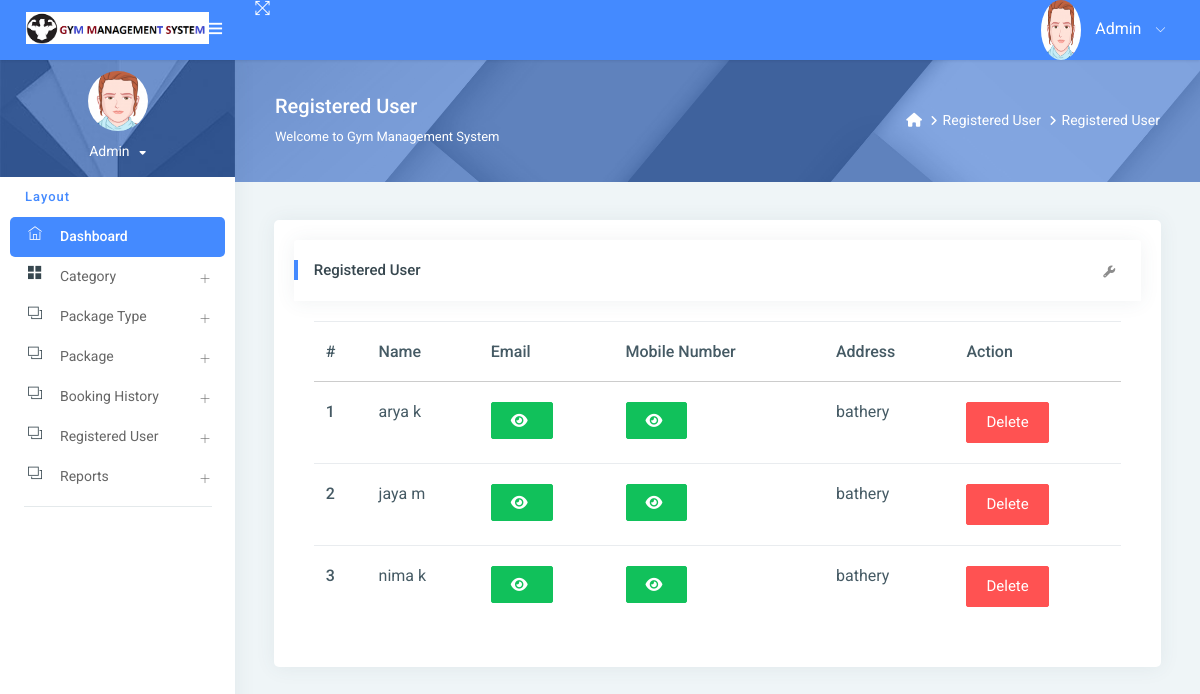
The app's page /reg_user/ (signed in) with its own data.
### gym/models.py (models this page shows, shortened)
class Signup(models.Model):
    user = models.ForeignKey(User, on_delete=models.CASCADE, null=True)
    mobile = models.CharField(max_length=15, null=True)
    state = models.CharField(max_length=150, null=True)
    city = models.CharField(max_length=150, null=True)
    address = models.CharField(max_length=200, null=True)
    creationdate = models.DateTimeField(auto_now_add=True)

### gym/views.py (the view)
# urls.py: path('reg_user/', reg_user, name="reg_user"),
@login_required(login_url='/admin_login/')
def reg_user(request):
    data = Signup.objects.all()
    d = {'data': data}
    return render(request, "admin/reg_user.html", locals())

### gym/templates/admin/reg_user.html (shortened to what this page needs)
{% extends 'admin_base.html' %}
{% load static %}
{% block main %}
<link rel="stylesheet" href="https://cdnjs.cloudflare.com/ajax/libs/font-awesome/6.2.0/css/all.min.css" />
<div class="page-header">
    <div class="page-block">
        <div class="row align-items-center">
            <div class="col-md-8">
                <div class="page-header-title">
                    <h5 class="m-b-10">Registered User</h5>
                    <p class="m-b-0">Welcome to Gym Management System</p>
                </div>
            </div>
            <div class="col-md-4">
                <ul class="breadcrumb-title">
                    <li class="breadcrumb-item">
                        <a href="{% url 'admin_home' %}"> <i class="fa fa-home"></i> </a>
                    </li>
                    <li class="breadcrumb-item"><a href="">Registered User</a>
                    </li>
                    <li class="breadcrumb-item"><a href="">Registered User</a>
                    </li>
                </ul>
            </div>
        </div>
    </div>
</div>
<div class="pcoded-inner-content">
    <div class="main-body">
        <div class="page-wrapper">
            <div class="page-body">
                <div class="row">
                    <div class="col-md-12">
                        <div class="card">
                            <div class="card-block">
                                <div class="card-header">
                                    <h5> Registered User</h5>
                                    <div class="card-header-right">
                                        <ul class="list-unstyled card-option">
                                            <li><i class="fa fa fa-wrench open-card-option"></i></li>
                                        </ul>
                                    </div>
                                </div>
                                <div class="card-block table-border-style">
                                    <div class="table-responsive">
                                        <table class="table">
                                            <thead>
                                            <tr>
                                                <th>#</th>
                                                <th>Name</th>
                                                <th>Email</th>
                                                <th>Mobile Number</th>
                                                <th>Address</th>
                                                <th>Action</th>
                                            </tr>
                                            </thead>
                                            <tbody>
                                            {% for i in data %}
                                            <tr>
                                                <th scope="row">{{forloop.counter}}</th>
                                                <td>{{i.user.first_name}} {{i.user.last_name}}</td>
                                                 <td><span id="email-{{forloop.counter}}" class="password">{{i.user.username}}</span>
                                                     <button type="button" class="btn btn-success" id="email-btn-{{forloop.counter}}" onclick="togglePassword('email-{{forloop.counter}}', this.id)"><i class="fa fa-eye"></i></button>
                                                 </td>
                                                 <td>
                                                    <button type="button" class="btn btn-success" id="mobile-btn-{{forloop.counter}}" onclick="togglePassword('mobile-{{forloop.counter}}', this.id)"><i class="fa fa-eye"></i></button>
                                                  </td>
                                                <td>{{i.address}}</td>
                                                <td>
                                                    <a href="{% url 'delete_user' i.id %}"
                                                       onclick="return confirm('Are you sure to Delete')"
                                                       class="btn btn-danger">Delete</a>
                                                </td>
                                            </tr>
                                            {% endfor %}
                                            </tbody>
                                        </table>
                                    </div>
                                </div>
                            </div>
                        </div>
                    </div>
                </div>
            </div>
        </div>
    </div>
</div>
{% endblock %}

### gym/templates/admin/reg_user.html (style rules this page uses)
.table-responsive { font-size:11px; }
td { padding:0px; }

### records on screen
Signup: user.first_name "arya", user.last_name "k", address "bathery"
Signup: user.first_name "jaya", user.last_name "m", address "bathery"
Signup: user.first_name "nima", user.last_name "k", address "bathery"
